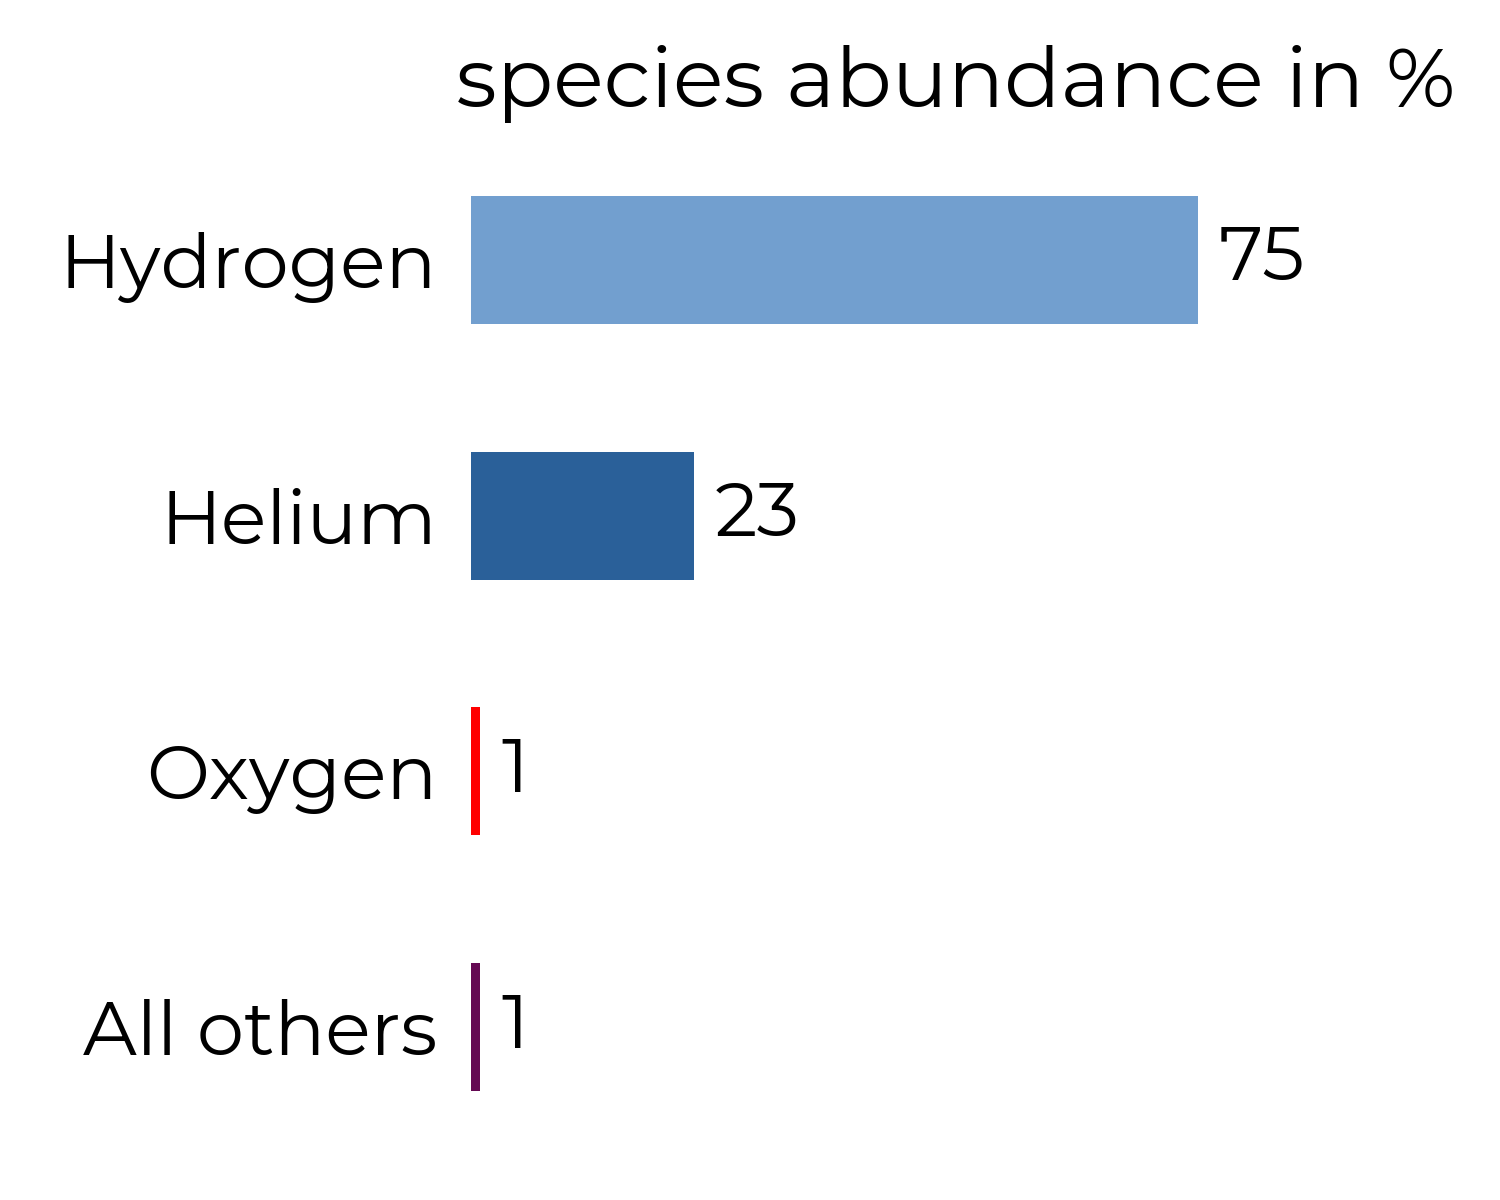

This figure's Python source:
# Abundance of the most common species in the universe. Made for the defense
# talk.

from pathlib import Path

import matplotlib.pyplot as plt

# Fetch Montserrat from Google Fonts and use it for every text element
# (title, species names, abundances). The font file is cached locally by
# pyfonts, so only the first run needs a network connection.
from pyfonts import load_google_font, set_default_font

set_default_font(load_google_font("Montserrat"))

# Font sizes (in points); same values as in
# Chicxulub/Plotting/MatTmpPresentation.py
FONTSIZE_TITLE = 20
FONTSIZE_AXIS_LABELS = 18  # species names and abundances

# Abundance of the species (in per cent, the values add up to 100) and bar
# colour. Species with the same abundance keep the order of this list.
SPECIES = [
    ("Hydrogen", 75, "#729FCF"),
    ("Helium", 23, "#2A6099"),
    ("Oxygen", 1, "#FF0000"),
    ("All others", 1, "#650953"),
]

XLIM = (0, 100)  # leaves room for the label of the longest bar
BAR_HEIGHT = 0.5  # in units of the distance between two bars

# Most abundant species on top
species = sorted(SPECIES, key=lambda entry: entry[1], reverse=True)

fig, ax = plt.subplots(figsize=(5, 4))
# White space around the plot (in inches)
fig.set_layout_engine("constrained", w_pad=0.2, h_pad=0.15)

ax.set_title("species abundance in %", fontsize=FONTSIZE_TITLE)

# One row per species, the first one on top
rows = range(len(species))
ax.set_xlim(XLIM)
ax.set_ylim(len(species) - 0.5, -0.5)

bars = ax.barh(
    rows,
    [abundance for _, abundance, _ in species],
    height=BAR_HEIGHT,
    color=[color for _, _, color in species],
)
ax.bar_label(bars, padding=5, fontsize=FONTSIZE_AXIS_LABELS)

# No frame and no tick marks, only the species names remain next to the bars
for spine in ax.spines.values():
    spine.set_visible(False)
ax.set_xticks([])
ax.set_yticks(rows, [name for name, _, _ in species])
ax.tick_params(axis="y", labelsize=FONTSIZE_AXIS_LABELS, length=0, pad=8)

# A fixed hash salt and no date make the SVG identical on every run, which
# keeps the version-control diffs clean
plt.rcParams["svg.hashsalt"] = "species_abundance"

output = Path(__file__).resolve().parent / "species_abundance"
fig.savefig(output.with_suffix(".png"), dpi=300)
fig.savefig(output.with_suffix(".svg"), metadata={"Date": None})
